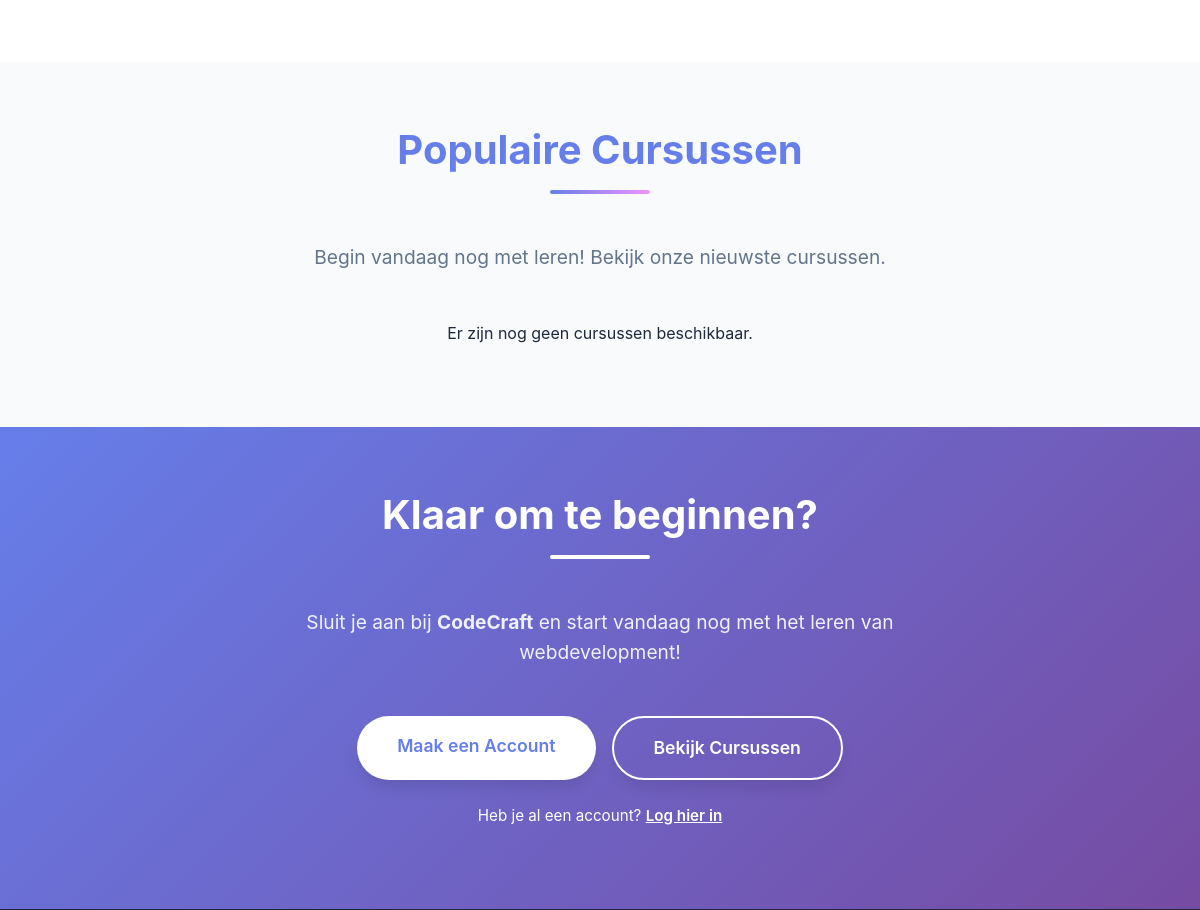
Before: / (middle part) with the older database file.
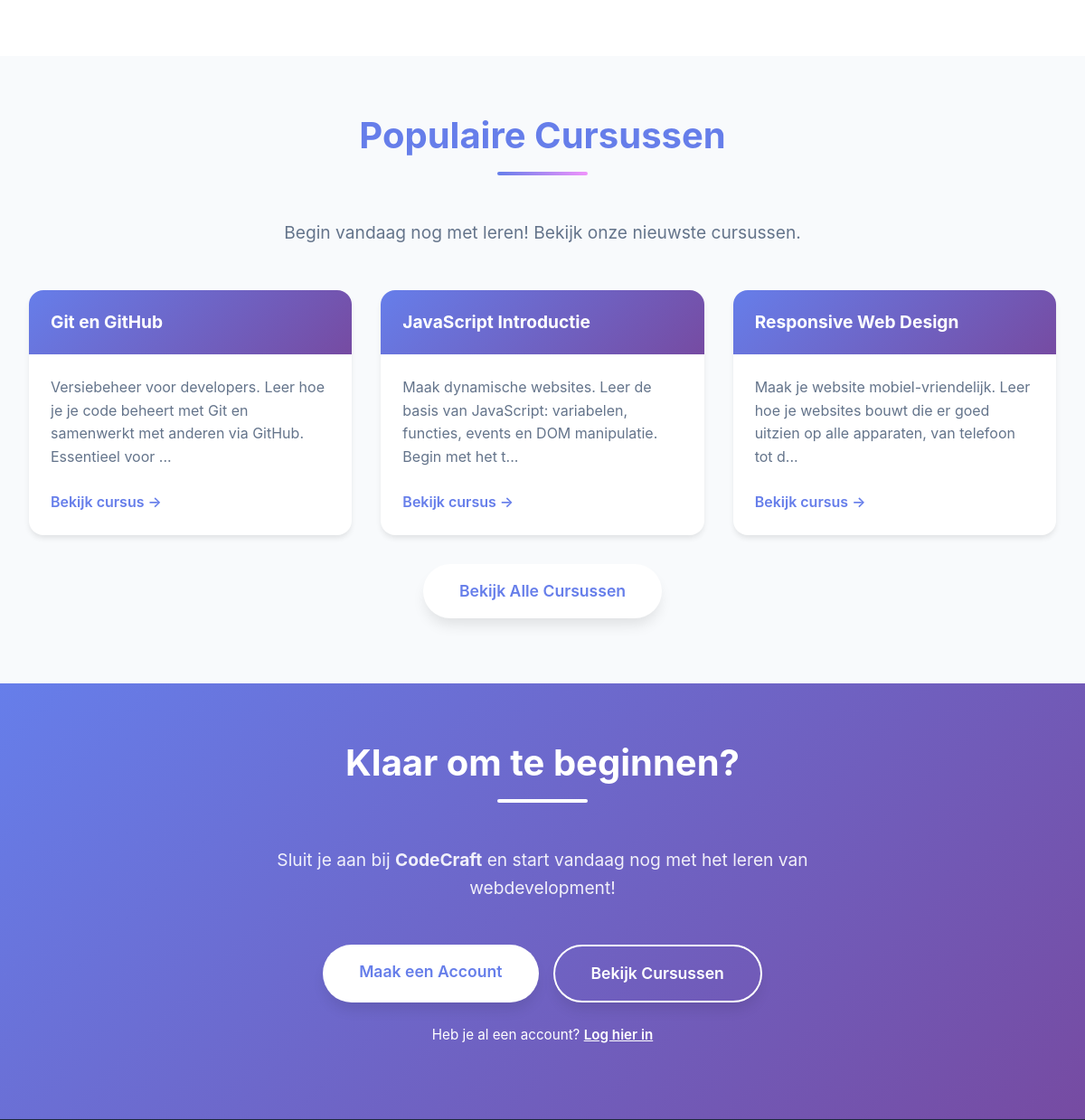
After: the same page with the newer database file.
### tables this page shows
CREATE TABLE courses (
            id INTEGER PRIMARY KEY AUTOINCREMENT,
            title TEXT NOT NULL,
            description TEXT,
            created_at DATETIME DEFAULT CURRENT_TIMESTAMP
        );

### py/app.py (the view)
@app.route('/')
def index():
    conn = get_db()
    cursor = conn.cursor()
    cursor.execute('SELECT * FROM courses ORDER BY id DESC LIMIT 3')
    featured_courses = cursor.fetchall()
    conn.close()
    return render_template('index.html', featured_courses=featured_courses)

### py/app.py (called while the page is built)
def get_db():
    conn = sqlite3.connect(DATABASE)
    conn.row_factory = sqlite3.Row
    return conn

@app.context_processor
def inject_user():
    return {
        'logged_in': 'user_id' in session,
        'user_name': session.get('user_name'),
        'user_email': session.get('user_email'),
        'is_admin': session.get('is_admin', False)
    }

### templates/index.html (shortened to what this page needs)
<!DOCTYPE html>
<html lang="nl">
<head>
    <link rel="stylesheet" href="{{ url_for('static', filename='style.css') }}">
</head>
<body>
    <main>
        <section class="tips" id="tips">
        </section>
        <section class="featured-courses" id="cursussen">
            <div class="container">
                <h2>Populaire Cursussen</h2>
                <p class="section-intro">
                    Begin vandaag nog met leren! Bekijk onze nieuwste cursussen.
                </p>
                {% if featured_courses %}
                <div class="featured-grid">
                    {% for course in featured_courses %}
                    <article class="featured-card">
                        <div class="featured-card-header">
                            <h3>{{ course.title }}</h3>
                        </div>
                        <div class="featured-card-body">
                            <p>{{ course.description[:120] }}{% if course.description|length > 120 %}...{% endif %}</p>
                        </div>
                        <div class="featured-card-footer">
                            <a href="{{ url_for('course_catalog') }}" class="featured-link">Bekijk cursus &rarr;</a>
                        </div>
                    </article>
                    {% endfor %}
                </div>
                <div class="featured-cta">
                    <a href="{{ url_for('course_catalog') }}" class="cta-button primary">Bekijk Alle Cursussen</a>
                </div>
                {% else %}
                <p style="text-align: center;">Er zijn nog geen cursussen beschikbaar.</p>
                {% endif %}
            </div>
        </section>
        <section class="cta-section" id="contact">
            <div class="container">
                <h2>Klaar om te beginnen?</h2>
                <p class="section-intro">
                    Sluit je aan bij <strong>CodeCraft</strong> en start vandaag nog met het leren van webdevelopment!
                </p>
                <div class="cta-box">
                    {% if logged_in %}
                    <p class="cta-welcome">Welkom terug, <strong>{{ user_name }}</strong>!</p>
                    <div class="cta-buttons">
                        <a href="{{ url_for('dashboard') }}" class="cta-button primary">Ga naar Dashboard</a>
                        <a href="{{ url_for('course_catalog') }}" class="cta-button secondary">Bekijk Cursussen</a>
                    </div>
                    {% else %}
                    <div class="cta-buttons">
                        <a href="{{ url_for('register_page') }}" class="cta-button primary">Maak een Account</a>
                        <a href="{{ url_for('course_catalog') }}" class="cta-button secondary">Bekijk Cursussen</a>
                    </div>
                    <p class="cta-login">Heb je al een account? <a href="{{ url_for('login_page') }}">Log hier in</a></p>
                    {% endif %}
                </div>
            </div>
        </section>
    </main>
</body>
</html>

Changed rows visible on the page:
added courses: title "Git en GitHub", description "Versiebeheer voor developers. Leer hoe je je code beheert met Git en samenwerkt met anderen via GitHub. Essentieel voor"
added courses: title "JavaScript Introductie", description "Maak dynamische websites. Leer de basis van JavaScript: variabelen, functies, events en DOM manipulatie. Begin met het t"
added courses: title "Responsive Web Design", description "Maak je website mobiel-vriendelijk. Leer hoe je websites bouwt die er goed uitzien op alle apparaten, van telefoon tot d"
Other visible differences:
text no longer shown: "Er zijn nog geen cursussen beschikbaar."
text now shown: "Bekijk Alle Cursussen"
